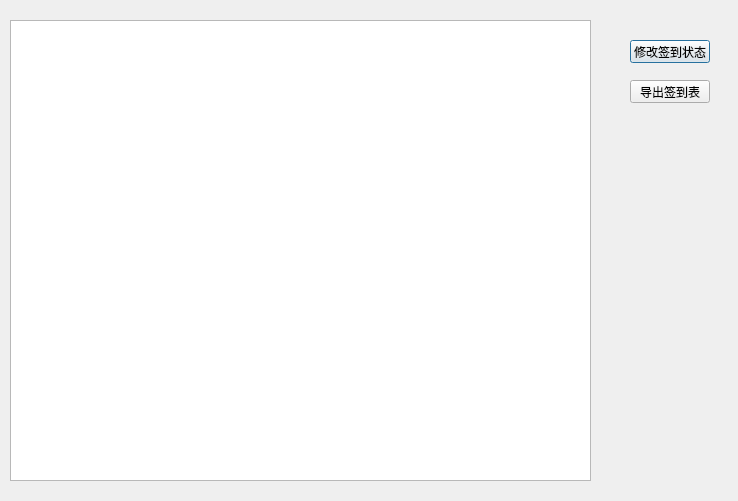
<?xml version="1.0" encoding="UTF-8"?>
<ui version="4.0">
 <class>SignDetail</class>
 <widget class="QDialog" name="SignDetail">
  <property name="geometry">
   <rect>
    <x>0</x>
    <y>0</y>
    <width>738</width>
    <height>501</height>
   </rect>
  </property>
  <property name="windowTitle">
   <string>签到项目信息</string>
  </property>
  <widget class="QTableView" name="tableView">
   <property name="geometry">
    <rect>
     <x>10</x>
     <y>20</y>
     <width>581</width>
     <height>461</height>
    </rect>
   </property>
  </widget>
  <widget class="QPushButton" name="pushButtonChangeStat">
   <property name="geometry">
    <rect>
     <x>630</x>
     <y>40</y>
     <width>80</width>
     <height>23</height>
    </rect>
   </property>
   <property name="text">
    <string>修改签到状态</string>
   </property>
  </widget>
  <widget class="QPushButton" name="pushButtonOutXls">
   <property name="geometry">
    <rect>
     <x>630</x>
     <y>80</y>
     <width>80</width>
     <height>23</height>
    </rect>
   </property>
   <property name="text">
    <string>导出签到表</string>
   </property>
  </widget>
 </widget>
 <resources/>
 <connections/>
</ui>
